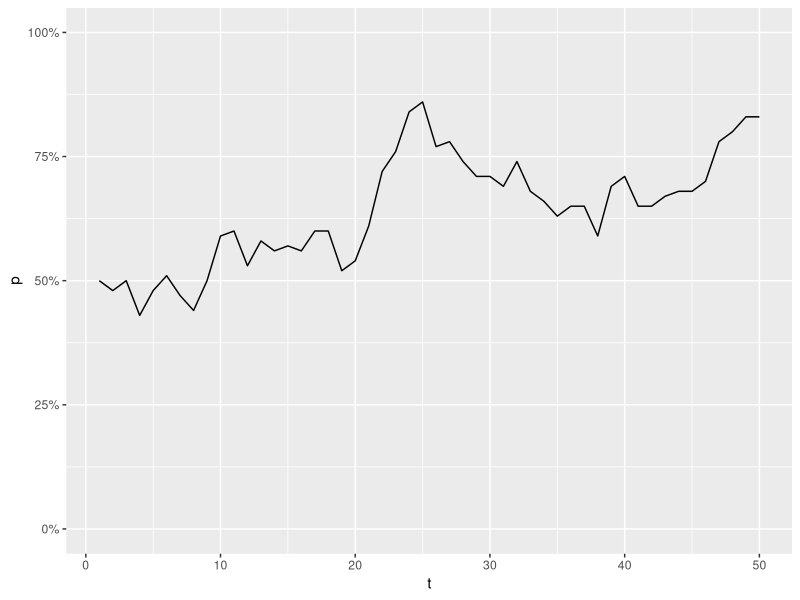
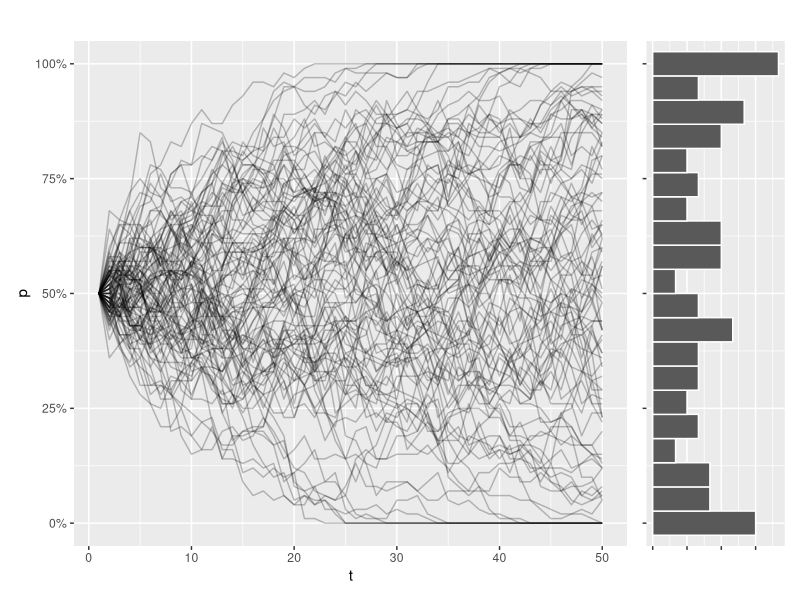
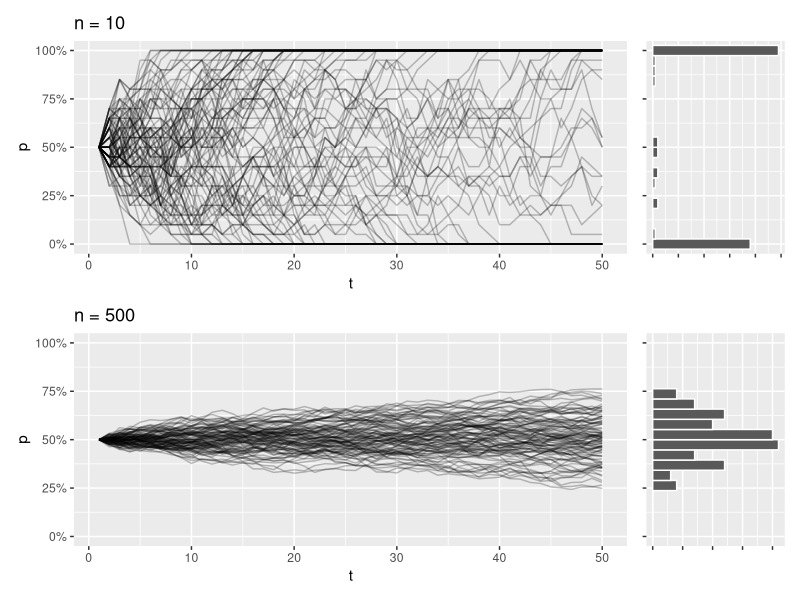
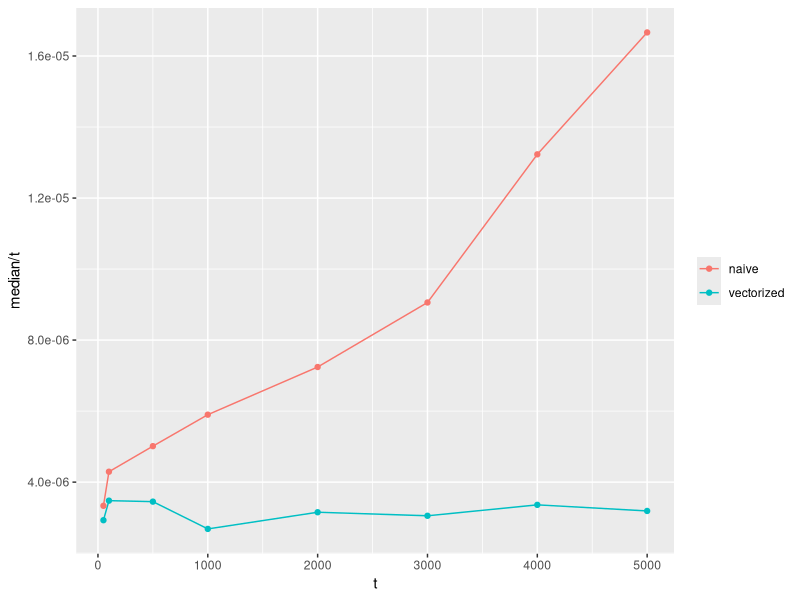
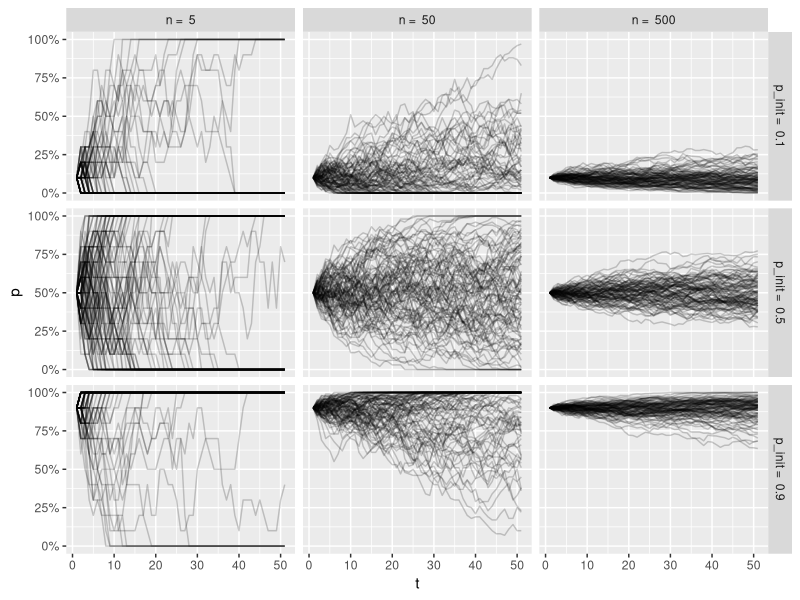
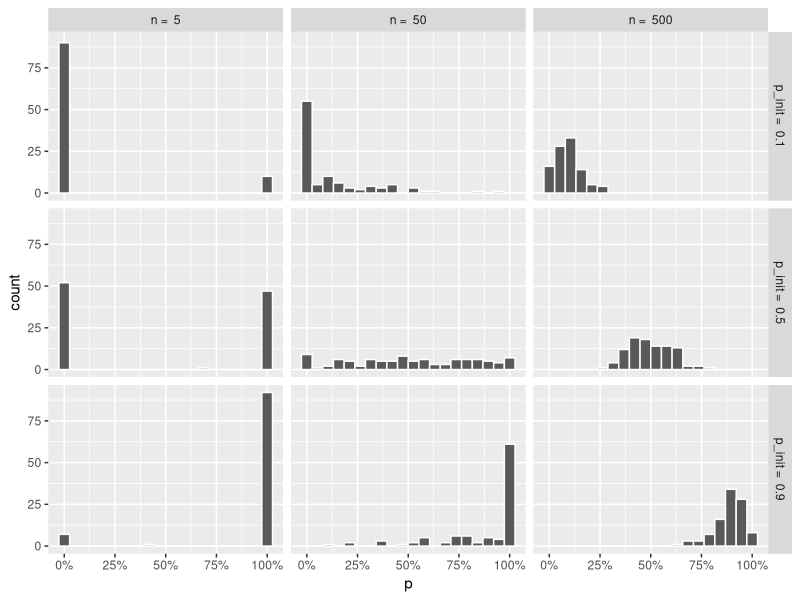
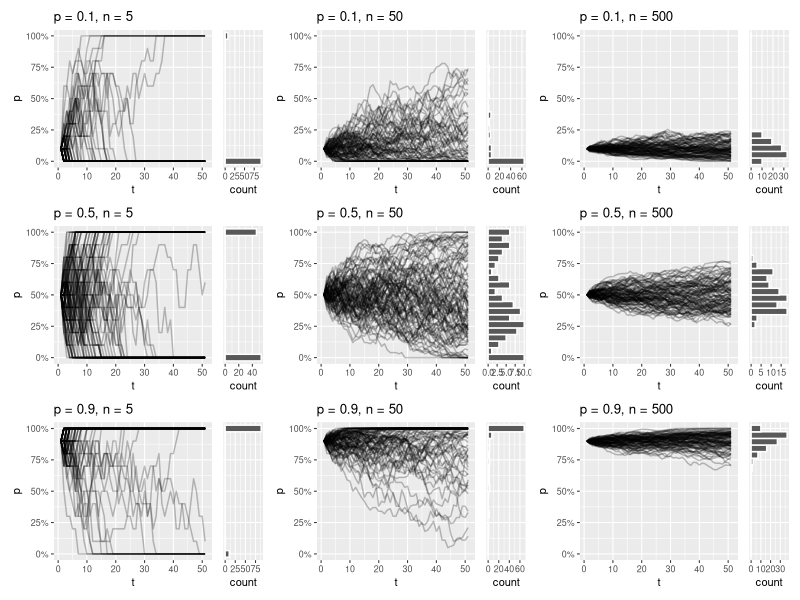
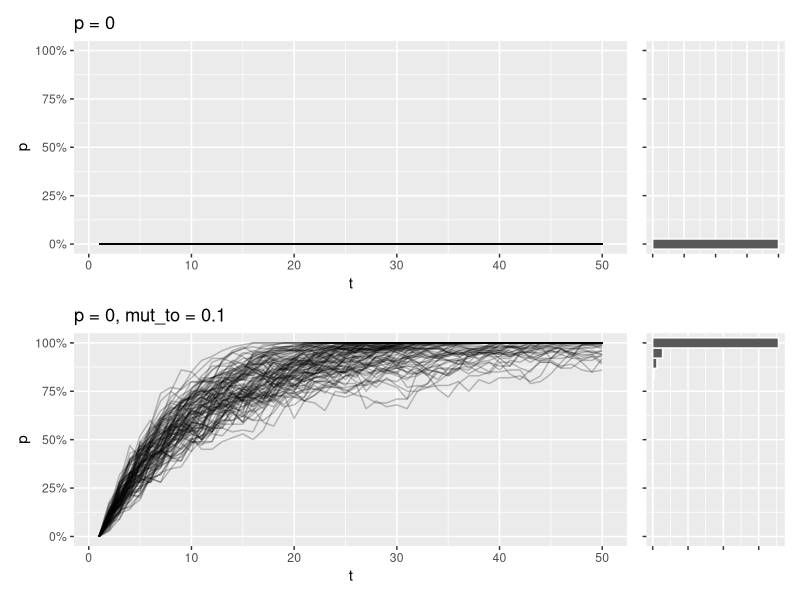

Write the R code that produced these figures, in order.
## ---- chunk 1
wf_sim <- function(p = .5, n = 50, t = 50) {
  freqs <- c(p)
  for(i in 2:t) {
    freqs <- c(freqs, rbinom(1, size = 2*n, prob = freqs[i - 1]) / (2*n))
  }
  freqs
}
## ---- chunk 2
library(tidyverse)

enframe(wf_sim(), name = "t", value = "p") %>% 
  ggplot(aes(x = t, y = p)) +
  geom_line() +
  scale_y_continuous(labels = scales::percent, limits = c(0,1))
## ---- chunk 3
library(patchwork)

draw_sims <- function(sims = 100, sim_function = wf_sim, ...) {
  
  dots <- list(...)
  
  df <- tibble(sim = seq_along(1:sims)) %>% 
    group_by(sim) %>% 
    reframe(
      p = sim_function(...), t = seq_along(p)
    ) %>% 
    ungroup()
  
  p1 <- df %>% 
    ggplot(aes(x = t, y = p, group = sim)) +
    geom_line(alpha = .25) +
    scale_y_continuous(labels = scales::percent, limits = c(0,1)) +
    labs(title = paste(
      names(dots), unlist(dots), sep = " = ", collapse = ", ")
    )
  
  p2 <- df %>% 
    filter(t == max(t)) %>% 
    ggplot(aes(y = p)) +
    geom_histogram(bins = 20, color = "white") +
    scale_y_continuous(
      labels = scales::percent, 
      oob = scales::oob_keep, 
      limits = c(0,1)
    ) +
  #  coord_flip() +
    theme(axis.text = element_blank(), axis.title = element_blank())
  
  p1 + p2 + plot_layout(design = "AAAAB", axes = 'collect')
}

draw_sims() 
## ---- chunk 4
draw_sims(n = 10) / draw_sims(n = 500) 
## ---- chunk 5
wf_sim_vectorized <- function(p = .5, n = 50, t = 50) {
  freqs <- vector(mode = "numeric", length = t)
  freqs[1] <- p
  for(i in 2:t) {
    freqs[i] <- rbinom(1, size = 2*n, prob = freqs[i - 1]) / (2*n)
  }
  freqs
}
## ---- chunk 6
bench::mark(
  wf_sim(t = 5000), 
  wf_sim_vectorized(t = 5000), 
  check = FALSE
)
## ---- chunk 7
tibble(t = c(50, 100, 500, 1000, 2000, 3000, 4000, 5000)) %>% 
  mutate(benchmarks = map(t, ~{
    bench::mark(
      naive = wf_sim(t = .x),
      vectorized = wf_sim_vectorized(t = .x),
      check = FALSE
    )
  })) %>% 
  unnest(benchmarks) %>% 
  ggplot(aes(x = t, y = median / t, color = as.character(expression))) +
  geom_line() +
  geom_point() +
  labs(color = NULL)
## ---- chunk 8
wf_sim_tidy <- function(p = .5, n = 50, t = 50) {
  purrr::accumulate(
    .x = vector(mode = "numeric", length = t),
    .f = ~ rbinom(1, 2 * n, .x)/(2 * n), 
    .init = p
  )
}
## ---- chunk 9
bench::mark(
  wf_sim(t = 5000),
  wf_sim_vectorized(t = 5000), 
  wf_sim_tidy(t = 5000),
  check = FALSE
)
## ---- chunk 10
crossing(p_init = c(.1, .5, .9), n = c(5, 50, 500))
## ---- chunk 11
wf_sims <- crossing(sim = 1:100, p_init = c(.1, .5, .9), n = c(5, 50, 500)) %>% 
  group_by(sim, p_init, n) %>% 
  reframe(
    p = wf_sim_tidy(p = p_init, n = n),
    t = seq_along(p)
  )

wf_sims
## ---- chunk 12
wf_sims %>% 
  ggplot(aes(x = t, y = p, group = sim)) +
  geom_line(alpha = .2) +
  facet_grid(paste("p_init = ", p_init) ~ paste("n = ", n)) +
  scale_y_continuous(labels = scales::percent) 
## ---- chunk 13
wf_sims %>% 
  filter(t == max(t)) %>% 
  ggplot(aes(x = p)) +
  geom_histogram(color = "white", bins = 20) +
  facet_grid(paste("p_init = ", p_init) ~ paste("n = ", n)) +
  scale_x_continuous(labels = scales::percent) 
## ---- chunk 14
wf_plots <- crossing(p_init = c(.1, .5, .9), n = c(5, 50, 500)) %>% 
  rowwise() %>% 
  mutate(plots = list(
    draw_sims(sim_function = wf_sim_tidy, p = p_init, n = n)
    )
  )  %>% 
  pull(plots) 
## ---- chunk 15
wrap_plots(wf_plots) & 
  theme_grey(base_size = 8)
## ---- chunk 16
wf_sim_mutation <- function(p = .5, n = 50, t = 50, mut_from = 0, mut_to = 0){
  freqs <- vector(mode = "numeric", length = t)
  freqs[1] <- p
  
  for(i in 2:t) {
    p_mut <- (1 - mut_from) * freqs[i - 1] + mut_to * (1 - freqs[i - 1])
    freqs[i] <- rbinom(1, 2 * n, p_mut) / (2 * n)
  }
  freqs
}
## ---- chunk 17
draw_sims(p = 0) / 
draw_sims(sim_function = wf_sim_mutation, p = 0, mut_to = .10)
## ---- chunk 18
draw_sims(sim_function = wf_sim_mutation, p = 0, mut_from = .1, mut_to = .2) & 
  geom_abline(intercept = (.2) / (.1 + .2), slope = 0, color = "orange")
## ---- chunk 19
draw_sims(sim_function = wf_sim_mutation, p = 1, mut_from = .1, mut_to = .2) & 
  geom_abline(intercept = (.2) / (.1 + .2), slope = 0, color = "orange")
## ---- chunk 20
wf_sim_selection <- function(p = .5, n = 50, t = 50, fit_AA = 1, fit_Aa = 1, fit_aa = 1) {

  freqs <- vector(mode = "numeric", length = t)
  freqs[1] <- p

  for(i in 2:t) {
    # Calculate average fitness of the population
    fit_avg <-
      freqs[i - 1] ^ 2 * fit_AA + 
      (1 - freqs[i - 1]) ^ 2 * fit_aa +
      2 * freqs[i - 1] * (1 - freqs[i - 1]) * fit_Aa

    p_sel <- 
      (freqs[i - 1] * (freqs[i - 1] * fit_AA + (1 - freqs[i - 1]) * fit_Aa)) / 
      (fit_avg)
        
    freqs[i] <- rbinom(1, 2 * n, p_sel) / (2 * n)
  }
  
  freqs
}
## ---- chunk 21
draw_sims(sim_function = wf_sim_selection, p = 0.01, fit_aa = .5)
